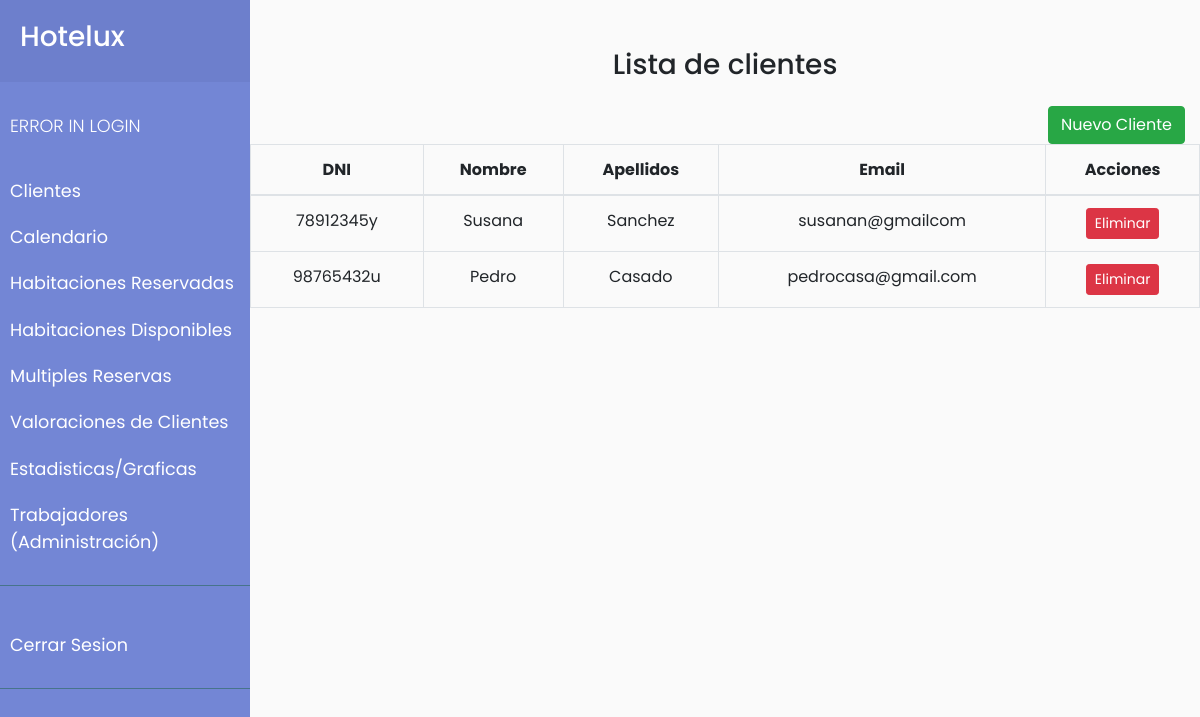
The app's page /clientes.php, older data.
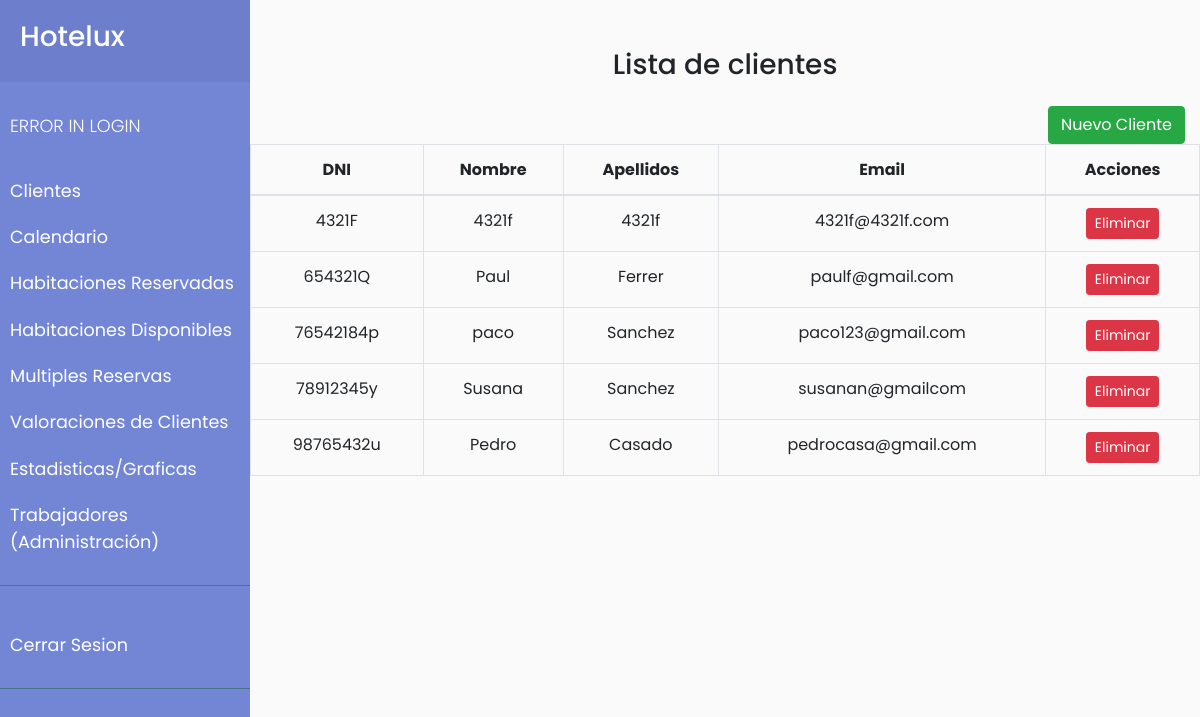
The same page, newer data.
### tables this page shows
CREATE TABLE IF NOT EXISTS `clientes` (
  `DNI` varchar(9) NOT NULL,
  `name` varchar(30) NOT NULL,
  `surname` varchar(30) NOT NULL,
  `mail` varchar(50) NOT NULL,
  PRIMARY KEY (`DNI`)
);

### bbdd.php (called while the page is built, shortened)
<?php
function conecta()
{
    $servername = "localhost";
    $user = "root";
    $password = "";
    $dbname = "hotel_erp";
    $conn = new mysqli($servername, $user, $password, $dbname);
    return $conn;
}
?>

### clientes.php (the view)
<?php
include "bbdd.php";
include 'cabecera.php';
$consultaCliente = mysqli_query(conecta(), "SELECT * FROM clientes");
?>
<div class="row">
    <div class="col-12">
        <h3 class="text text-center mt-5 mb-4">Lista de clientes</h3>
    </div>
    <div class="col-xl-12 text text-right">
        <a href='./nuevoCliente.php' class='btn btn-success'>Nuevo Cliente</a>
    </div>
    <div class="table-responsive">
        <table id="datos_clientes" class="table table-bordered table-hover">
            <thead>
                <tr class="text text-center">
                    <th>DNI</th>
                    <th>Nombre</th>
                    <th>Apellidos</th>
                    <th>Email</th>
                    <th> Acciones</th>
                </tr>
            </thead>
            <tbody>
                <?php
                $resultset = $consultaCliente or die("error base de datos:" . mysqli_error($conn));
                while ($row = mysqli_fetch_assoc($resultset)) {
                    echo "
                        <tr>
                        <td class='text text-center'>" . $row['DNI'] . "</td>
                        <td contenteditable='true' class='text text-center'>" . $row['name'] . "</td>
                        <td contenteditable='true' class='text text-center'>" . $row['surname'] . "</td>
                        <td contenteditable='true' class='text text-center'>" . $row['mail'] . "</td>
                        <td class='text text-center'>
              <span class='table-remove'><button type='button'
                  class='btn btn-danger btn-rounded btn-sm my-0'>Eliminar</button></span>
            </td>
                        </tr>";
                } ?>
            </tbody>
        </table>
    </div>
</div>

### cabecera.php (shortened to what this page needs)
<html lang="es">
<head>
    <link rel="stylesheet" href="https://stackpath.bootstrapcdn.com/bootstrap/4.1.0/css/bootstrap.min.css">
    <link rel="stylesheet" href="CSS/style.css">
</head>
</head>
<body>
    <div class="wrapper">
        <nav id="sidebar">
            <div class="sidebar-header">
                <h3>Hotelux</h3>
            </div>
            <ul class="list-unstyled components">
                <?php
                if (isset($_SESSION["nombre"])) {
                    print "<p>Bienvenido, " . strtoupper($_SESSION['nombre']) . "</p>";
                } else {
                    print "<p>ERROR IN LOGIN </p>";
                }
                ?>
                <li>
                    <a href="clientes.php">Clientes</a>
                </li>
                <li>
                    <a href="calendar.php">Calendario</a>
                </li>
                <li>
                    <a href="habitaciones_reservadas.php">Habitaciones Reservadas</a>
                </li>
                <li>
                    <a href="habitaciones_disponibles.php">Habitaciones Disponibles</a>
                </li>
                <li>
                    <a href="reservas.php">Multiples Reservas</a>
                </li>
                <li>
                    <a href="valoraciones.php">Valoraciones de Clientes</a>
                </li>
                <li>
                    <a href="graficas.php">Estadisticas/Graficas</a>
                </li>
                <li>
                    <a href="trabajadores.php">Trabajadores (Administración)</a>
                </li>
            </ul>
            <ul class="list-unstyled components ">
                <li>
                    <a href="cerrar.php">Cerrar Sesion</a>
                </li>
            </ul>
        </nav>
        <div class="container">

### CSS/style.css (style rules this page uses)
body { font-family: 'Poppins', sans-serif; background: #fafafa; }
.wrapper { display: flex; align-items: stretch; }
p { font-family: 'Poppins', sans-serif; font-size: 1.1em; font-weight: 300; line-height: 1.7em; color: #999; }
a, a:hover, a:focus { color: inherit; text-decoration: none; transition: all 0.3s; }
#sidebar { background: #7386D5; color: #fff; transition: all 0.3s; min-width: 250px; max-width: 250px; min-height: 100vh; }
#sidebar .sidebar-header { padding: 20px; background: #6d7fcc; }
#sidebar ul.components { padding: 20px 0; border-bottom: 1px solid #47748b; }
#sidebar ul p { color: #fff; padding: 10px; }
#sidebar ul li a { padding: 10px; font-size: 1.1em; display: block; }

Row changes from the older to the newer data that the page shows:
added clientes: DNI "4321F", name "4321f", surname "4321f", mail "4321f@4321f.com"
added clientes: DNI "654321Q", name "Paul", surname "Ferrer", mail "paulf@gmail.com"
added clientes: DNI "76542184p", name "paco", surname "Sanchez", mail "paco123@gmail.com"
